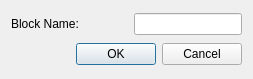
<?xml version="1.0" encoding="UTF-8"?>
<ui version="4.0">
 <class>QG_BlockDialog</class>
 <widget class="QDialog" name="QG_BlockDialog">
  <property name="geometry">
   <rect>
    <x>0</x>
    <y>0</y>
    <width>253</width>
    <height>79</height>
   </rect>
  </property>
  <property name="baseSize">
   <size>
    <width>0</width>
    <height>0</height>
   </size>
  </property>
  <property name="windowTitle">
   <string>Block Settings</string>
  </property>
  <property name="sizeGripEnabled">
   <bool>false</bool>
  </property>
  <layout class="QVBoxLayout">
   <property name="spacing">
    <number>6</number>
   </property>
   <property name="margin" stdset="0">
    <number>11</number>
   </property>
   <item>
    <layout class="QHBoxLayout">
     <item>
      <widget class="QLabel" name="lName">
       <property name="frameShape">
        <enum>QFrame::NoFrame</enum>
       </property>
       <property name="frameShadow">
        <enum>QFrame::Plain</enum>
       </property>
       <property name="text">
        <string>Block Name:</string>
       </property>
       <property name="wordWrap">
        <bool>false</bool>
       </property>
      </widget>
     </item>
     <item>
      <spacer name="spacer87">
       <property name="orientation">
        <enum>Qt::Horizontal</enum>
       </property>
       <property name="sizeType">
        <enum>QSizePolicy::Expanding</enum>
       </property>
       <property name="sizeHint" stdset="0">
        <size>
         <width>29</width>
         <height>21</height>
        </size>
       </property>
      </spacer>
     </item>
     <item>
      <widget class="QLineEdit" name="leName">
       <property name="text">
        <string/>
       </property>
      </widget>
     </item>
    </layout>
   </item>
   <item>
    <widget class="QDialogButtonBox" name="buttonBox">
     <property name="standardButtons">
      <set>QDialogButtonBox::Cancel|QDialogButtonBox::Ok</set>
     </property>
    </widget>
   </item>
  </layout>
 </widget>
 <layoutdefault spacing="6" margin="11"/>
 <resources/>
 <connections>
  <connection>
   <sender>buttonBox</sender>
   <signal>rejected()</signal>
   <receiver>QG_BlockDialog</receiver>
   <slot>reject()</slot>
   <hints>
    <hint type="sourcelabel">
     <x>126</x>
     <y>60</y>
    </hint>
    <hint type="destinationlabel">
     <x>20</x>
     <y>20</y>
    </hint>
   </hints>
  </connection>
  <connection>
   <sender>buttonBox</sender>
   <signal>accepted()</signal>
   <receiver>QG_BlockDialog</receiver>
   <slot>validate()</slot>
   <hints>
    <hint type="sourcelabel">
     <x>126</x>
     <y>60</y>
    </hint>
    <hint type="destinationlabel">
     <x>20</x>
     <y>20</y>
    </hint>
   </hints>
  </connection>
 </connections>
 <slots>
  <slot>validate()</slot>
 </slots>
</ui>
